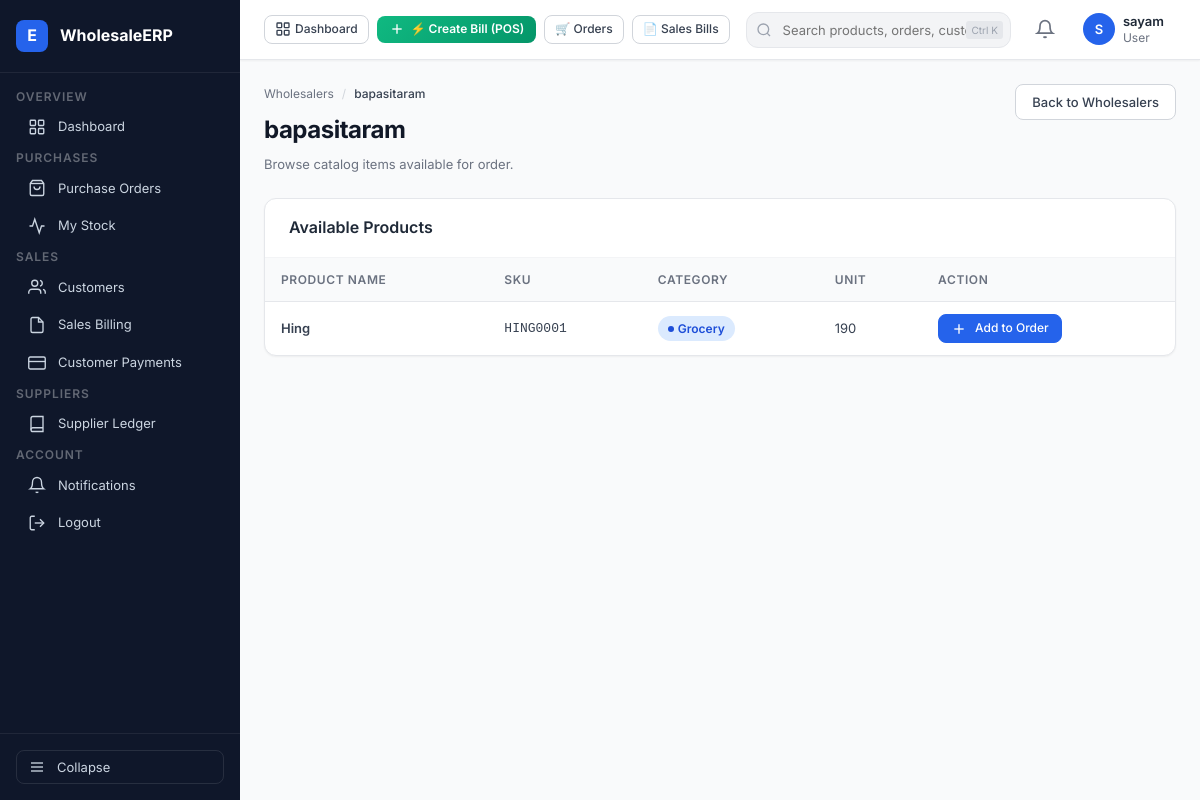
Page /orders/wholesalers/1/products/ (signed in) on the committed database.
### accounts/models.py (models this page shows, shortened)
class WholesalerProfile(models.Model):
    user = models.OneToOneField(User, on_delete=models.CASCADE, related_name="wholesaler_profile")
    business_name = models.CharField(max_length=200)
    phone = models.CharField(max_length=15)
    gst_number = models.CharField(max_length=15, blank=True, null=True)
    address = models.TextField()
    city = models.CharField(max_length=100)
    state = models.CharField(max_length=100)
    pincode = models.CharField(max_length=10)
    retailers = models.ManyToManyField("RetailerProfile",related_name="wholesalers",blank=True)
    created_at = models.DateTimeField(auto_now_add=True)

### products/models.py (models this page shows, shortened)
class Product(models.Model):
    wholesaler = models.ForeignKey(
        WholesalerProfile,
        on_delete=models.CASCADE,
        related_name="products"
    )
    name = models.CharField(max_length=200)
    sku = models.CharField(max_length=100)
    category = models.CharField(max_length=100)
    unit = models.CharField(max_length=50)
    gst_rate = models.DecimalField(max_digits=5, decimal_places=2, default=5.00)
    description = models.TextField(blank=True)
    created_at = models.DateTimeField(auto_now_add=True)

### orders/views.py (the view)
@login_required
def wholesaler_products(request, wholesaler_id):
    retailer = request.user.retailer_profile
    wholesaler = get_object_or_404(
        WholesalerProfile,
        id = wholesaler_id,
        retailers = retailer
    )
    products = Product.objects.filter(
        wholesaler = wholesaler
    )
    return render(
        request,
        "orders/wholesaler_products.html",
        {
            "wholesaler": wholesaler,
            "products": products,
        }
    )

### templates/orders/wholesaler_products.html (shortened to what this page needs)
{% extends 'base.html' %}
{% block content %}
<div class="page-header">
  <div class="page-header-left">
    <div class="breadcrumb">
      <a href="{% url 'wholesaler_list' %}">Wholesalers</a>
      <span>/</span>
      <span class="current">{{ wholesaler.business_name }}</span>
    </div>
    <h1 class="page-title">{{ wholesaler.business_name }}</h1>
    <p class="page-subtitle">Browse catalog items available for order.</p>
  </div>
  <div class="page-actions">
    <a href="{% url 'wholesaler_list' %}" class="btn btn-secondary">Back to Wholesalers</a>
  </div>
</div>
<div class="card">
  <div class="card-header">
    <span class="card-title">Available Products</span>
  </div>
  <div class="table-wrap">
    <table class="table">
      <thead>
        <tr>
          <th>Product Name</th>
          <th>SKU</th>
          <th>Category</th>
          <th>Unit</th>
          <th>Action</th>
        </tr>
      </thead>
      <tbody>
        {% for product in products %}
        <tr>
          <td class="text-bold">{{ product.name }}</td>
          <td><code>{{ product.sku }}</code></td>
          <td><span class="badge badge-blue">{{ product.category|default:"General" }}</span></td>
          <td>{{ product.unit|default:"Pcs" }}</td>
          <td>
            <a href="{% url 'create_order' wholesaler.id product.id %}" class="btn btn-primary btn-sm">
              <svg viewBox="0 0 24 24" fill="none" stroke="currentColor" stroke-width="2" width="14" height="14"><line x1="12" y1="5" x2="12" y2="19"/><line x1="5" y1="12" x2="19" y2="12"/></svg>
              Add to Order
            </a>
          </td>
        </tr>
        {% empty %}
        <tr>
          <td colspan="5" class="text-center text-muted" style="padding: 32px;">This wholesaler currently has no products listed.</td>
        </tr>
        {% endfor %}
      </tbody>
    </table>
  </div>
</div>
{% endblock %}

### templates/base.html (shortened to what this page needs)
{% load static %}
<!DOCTYPE html>
<html lang="en">
<head>
  <link rel="stylesheet" href="{% static 'css/styles.css' %}">
</head>
<body>
<div class="app-shell">
  <aside class="sidebar" id="sidebar">
    <a href="{% url 'dashboard' %}" class="sidebar-logo" style="text-decoration: none;">
      <div class="logo-icon">E</div>
      <span class="logo-text">WholesaleERP</span>
    </a>
    <nav class="sidebar-nav">
      {% if request.user.is_authenticated %}
        {% if user_role == 'WHOLESALER' or request.user.wholesaler_profile %}
          <span class="nav-section-label">Overview</span>
          <a href="{% url 'dashboard' %}" class="nav-item" data-href="/accounts/dashboard/">
            <svg viewBox="0 0 24 24" fill="none" stroke="currentColor" stroke-width="1.8">
              <rect x="3" y="3" width="7" height="7" rx="1"/><rect x="14" y="3" width="7" height="7" rx="1"/>
              <rect x="3" y="14" width="7" height="7" rx="1"/><rect x="14" y="14" width="7" height="7" rx="1"/>
            </svg>
            <span class="nav-label">Dashboard</span>
          </a>
          <span class="nav-section-label">Operations</span>
          <a href="{% url 'wholesaler_orders' %}" class="nav-item" data-href="/orders/wholesaler/">
            <svg viewBox="0 0 24 24" fill="none" stroke="currentColor" stroke-width="1.8">
              <path d="M16 4h2a2 2 0 0 1 2 2v14a2 2 0 0 1-2 2H6a2 2 0 0 1-2-2V6a2 2 0 0 1 2-2h2"/>
              <path d="M15 2H9a1 1 0 0 0-1 1v2a1 1 0 0 0 1 1h6a1 1 0 0 0 1-1V3a1 1 0 0 0-1-1z"/>
            </svg>
            <span class="nav-label">Orders</span>
            {% if pending_orders_count %}<span class="nav-badge">{{ pending_orders_count }}</span>{% endif %}
          </a>
          <a href="{% url 'invoice_list' %}" class="nav-item" data-href="/billing/">
            <svg viewBox="0 0 24 24" fill="none" stroke="currentColor" stroke-width="1.8">
              <path d="M14 2H6a2 2 0 0 0-2 2v16a2 2 0 0 0 2 2h12a2 2 0 0 0 2-2V8z"/>
              <polyline points="14 2 14 8 20 8"/>
              <line x1="16" y1="13" x2="8" y2="13"/><line x1="16" y1="17" x2="8" y2="17"/>
            </svg>
            <span class="nav-label">Billing</span>
          </a>
          <a href="{% url 'payment_list' %}" class="nav-item" data-href="/payments/">
            <svg viewBox="0 0 24 24" fill="none" stroke="currentColor" stroke-width="1.8">
              <rect x="1" y="4" width="22" height="16" rx="2" ry="2"/>
              <line x1="1" y1="10" x2="23" y2="10"/>
            </svg>
            <span class="nav-label">Payments</span>
          </a>
          <span class="nav-section-label">Inventory</span>
          <a href="{% url 'product_list' %}" class="nav-item" data-href="/products/">
            <svg viewBox="0 0 24 24" fill="none" stroke="currentColor" stroke-width="1.8">
              <path d="M21 16V8a2 2 0 0 0-1-1.73l-7-4a2 2 0 0 0-2 0l-7 4A2 2 0 0 0 3 8v8a2 2 0 0 0 1 1.73l7 4a2 2 0 0 0 2 0l7-4A2 2 0 0 0 21 16z"/>
            </svg>
            <span class="nav-label">Products</span>
          </a>
          <a href="{% url 'stock_list' %}" class="nav-item" data-href="/products/stock/">
            <svg viewBox="0 0 24 24" fill="none" stroke="currentColor" stroke-width="1.8">
              <polyline points="22 12 18 12 15 21 9 3 6 12 2 12"/>
            </svg>
            <span class="nav-label">Inventory</span>
            {% if low_stock_count %}<span class="nav-badge">{{ low_stock_count }}</span>{% endif %}
          </a>
          <span class="nav-section-label">Business</span>
          <a href="{% url 'retailer_list' %}" class="nav-item" data-href="/accounts/retailers/">
            <svg viewBox="0 0 24 24" fill="none" stroke="currentColor" stroke-width="1.8">
              <path d="M17 21v-2a4 4 0 0 0-4-4H5a4 4 0 0 0-4 4v2"/>
              <circle cx="9" cy="7" r="4"/>
              <path d="M23 21v-2a4 4 0 0 0-3-3.87"/><path d="M16 3.13a4 4 0 0 1 0 7.75"/>
            </svg>
            <span class="nav-label">Retailers</span>
          </a>
          <a href="{% url 'payment_ledger' %}" class="nav-item">
            <svg viewBox="0 0 24 24" fill="none" stroke="currentColor" stroke-width="1.8">
              <path d="M4 19.5A2.5 2.5 0 0 1 6.5 17H20"/><path d="M6.5 2H20v20H6.5A2.5 2.5 0 0 1 4 19.5v-15A2.5 2.5 0 0 1 6.5 2z"/>
            </svg>
            <span class="nav-label">Ledger</span>
          </a>
          <a href="{% url 'shipment_list' %}" class="nav-item">
            <svg viewBox="0 0 24 24" fill="none" stroke="currentColor" stroke-width="1.8">
              <rect x="1" y="3" width="15" height="13" rx="1"/>
              <path d="M16 8h4l3 3v5h-7V8z"/><circle cx="5.5" cy="18.5" r="2.5"/><circle cx="18.5" cy="18.5" r="2.5"/>
            </svg>
            <span class="nav-label">Shipments</span>
          </a>
        {% elif user_role == 'RETAILER' or request.user.retailer_profile %}
          <span class="nav-section-label">Overview</span>
          <a href="{% url 'dashboard' %}" class="nav-item" data-href="/accounts/dashboard/">
            <svg viewBox="0 0 24 24" fill="none" stroke="currentColor" stroke-width="1.8">
              <rect x="3" y="3" width="7" height="7" rx="1"/><rect x="14" y="3" width="7" height="7" rx="1"/>
              <rect x="3" y="14" width="7" height="7" rx="1"/><rect x="14" y="14" width="7" height="7" rx="1"/>
            </svg>
            <span class="nav-label">Dashboard</span>
          </a>
          <span class="nav-section-label">Purchases</span>
          <a href="{% url 'retailer_orders' %}" class="nav-item" data-href="/orders/retailer/">
            <svg viewBox="0 0 24 24" fill="none" stroke="currentColor" stroke-width="1.8">
              <path d="M6 2 3 6v14a2 2 0 0 0 2 2h14a2 2 0 0 0 2-2V6l-3-4z"/><line x1="3" y1="6" x2="21" y2="6"/>
              <path d="M16 10a4 4 0 0 1-8 0"/>
            </svg>
            <span class="nav-label">Purchase Orders</span>
          </a>
          <a href="{% url 'retailer_stock_list' %}" class="nav-item">
            <svg viewBox="0 0 24 24" fill="none" stroke="currentColor" stroke-width="1.8">
              <polyline points="22 12 18 12 15 21 9 3 6 12 2 12"/>
            </svg>
            <span class="nav-label">My Stock</span>
          </a>
          <span class="nav-section-label">Sales</span>
          <a href="{% url 'customer_list' %}" class="nav-item">
            <svg viewBox="0 0 24 24" fill="none" stroke="currentColor" stroke-width="1.8">
              <path d="M17 21v-2a4 4 0 0 0-4-4H5a4 4 0 0 0-4 4v2"/><circle cx="9" cy="7" r="4"/>
              <path d="M23 21v-2a4 4 0 0 0-3-3.87"/><path d="M16 3.13a4 4 0 0 1 0 7.75"/>
            </svg>
            <span class="nav-label">Customers</span>
          </a>
          <a href="{% url 'customer_invoices' %}" class="nav-item">
            <svg viewBox="0 0 24 24" fill="none" stroke="currentColor" stroke-width="1.8">
              <path d="M14 2H6a2 2 0 0 0-2 2v16a2 2 0 0 0 2 2h12a2 2 0 0 0 2-2V8z"/>
              <polyline points="14 2 14 8 20 8"/>
            </svg>
            <span class="nav-label">Sales Billing</span>
          </a>
          <a href="{% url 'customer_payments' %}" class="nav-item">
            <svg viewBox="0 0 24 24" fill="none" stroke="currentColor" stroke-width="1.8">
              <rect x="1" y="4" width="22" height="16" rx="2" ry="2"/><line x1="1" y1="10" x2="23" y2="10"/>
            </svg>
            <span class="nav-label">Customer Payments</span>
          </a>
          <span class="nav-section-label">Suppliers</span>
          <a href="{% url 'invoice_list' %}" class="nav-item">
            <svg viewBox="0 0 24 24" fill="none" stroke="currentColor" stroke-width="1.8">
              <path d="M4 19.5A2.5 2.5 0 0 1 6.5 17H20"/><path d="M6.5 2H20v20H6.5A2.5 2.5 0 0 1 4 19.5v-15A2.5 2.5 0 0 1 6.5 2z"/>
            </svg>
            <span class="nav-label">Supplier Ledger</span>
          </a>
        {% endif %}
        <span class="nav-section-label">Account</span>
        <a href="{% url 'notifications' %}" class="nav-item">
          <svg viewBox="0 0 24 24" fill="none" stroke="currentColor" stroke-width="1.8">
            <path d="M18 8A6 6 0 0 0 6 8c0 7-3 9-3 9h18s-3-2-3-9"/><path d="M13.73 21a2 2 0 0 1-3.46 0"/>
          </svg>
          <span class="nav-label">Notifications</span>
        </a>
        <a href="{% url 'logout' %}" class="nav-item" data-href="/logout/" data-confirm="Are you sure you want to logout?">
          <svg viewBox="0 0 24 24" fill="none" stroke="currentColor" stroke-width="1.8">
            <path d="M9 21H5a2 2 0 0 1-2-2V5a2 2 0 0 1 2-2h4"/>
            <polyline points="16 17 21 12 16 7"/><line x1="21" y1="12" x2="9" y2="12"/>
          </svg>
          <span class="nav-label">Logout</span>
        </a>
      {% endif %}
    </nav>
    <div class="sidebar-footer">
      <button class="sidebar-toggle-btn" id="sidebarToggleBtn" title="Collapse sidebar">
        <svg viewBox="0 0 24 24" width="16" height="16" fill="none" stroke="currentColor" stroke-width="2">
          <line x1="3" y1="12" x2="21" y2="12"/><line x1="3" y1="6" x2="21" y2="6"/><line x1="3" y1="18" x2="21" y2="18"/>
        </svg>
        <span>Collapse</span>
      </button>
    </div>
  </aside>
  <div class="main-area" id="mainArea">
    <header class="topbar">
      <div class="topbar-quick-actions" style="display: flex; align-items: center; gap: 8px;">
        <a href="{% url 'dashboard' %}" class="btn btn-secondary btn-sm" style="font-size: 12px; padding: 5px 10px; display: flex; align-items: center; gap: 4px;">
          <svg viewBox="0 0 24 24" width="14" height="14" fill="none" stroke="currentColor" stroke-width="2"><rect x="3" y="3" width="7" height="7" rx="1"/><rect x="14" y="3" width="7" height="7" rx="1"/><rect x="3" y="14" width="7" height="7" rx="1"/><rect x="14" y="14" width="7" height="7" rx="1"/></svg>
          Dashboard
        </a>
        {% if request.user.retailer_profile or user_role == 'RETAILER' %}
          <a href="{% url 'create_customer_invoice' %}" class="btn btn-primary btn-sm" style="background: linear-gradient(135deg, #10b981 0%, #059669 100%); border: none; font-weight: 600; padding: 5px 12px; gap: 6px; font-size: 12px;">
            <svg viewBox="0 0 24 24" fill="none" stroke="currentColor" stroke-width="2" width="14" height="14"><line x1="12" y1="5" x2="12" y2="19"/><line x1="5" y1="12" x2="19" y2="12"/></svg>
            ⚡ Create Bill (POS)
          </a>
          <a href="{% url 'retailer_orders' %}" class="btn btn-secondary btn-sm" style="font-size: 12px; padding: 5px 10px;">
            🛒 Orders
          </a>
          <a href="{% url 'customer_invoices' %}" class="btn btn-secondary btn-sm" style="font-size: 12px; padding: 5px 10px;">
            📄 Sales Bills
          </a>
        {% endif %}
      </div>
      <div class="topbar-search">
        <svg class="search-icon" viewBox="0 0 24 24" fill="none" stroke="currentColor" stroke-width="2">
          <circle cx="11" cy="11" r="8"/><line x1="21" y1="21" x2="16.65" y2="16.65"/>
        </svg>
        <input type="text" placeholder="Search products, orders, customers..." aria-label="Global search">
        <span class="search-shortcut">Ctrl K</span>
      </div>
      <div class="topbar-actions">
        <div style="position:relative;">
          <button class="topbar-icon-btn" id="notifBtn" aria-label="Notifications">
            <svg viewBox="0 0 24 24" width="20" height="20" fill="none" stroke="currentColor" stroke-width="2">
              <path d="M18 8A6 6 0 0 0 6 8c0 7-3 9-3 9h18s-3-2-3-9"/>
              <path d="M13.73 21a2 2 0 0 1-3.46 0"/>
            </svg>
          </button>
        </div>
        <div class="topbar-user">
          <div class="avatar">
            {{ request.user.first_name|first|default:request.user.username|first|upper }}
          </div>
          <div class="user-info">
            <div class="user-name">
              {% if request.user.first_name %}{{ request.user.get_full_name }}{% else %}{{ request.user.username }}{% endif %}
            </div>
            <div class="user-role">{{ user_role|default:"User"|title }}</div>
          </div>
        </div>
      </div>
    </header>
    <main class="page-content">
      {% block content %}{% endblock %}
    </main>
  </div>
</div>
</body>
</html>

### rows in the picture
WholesalerProfile: business_name "bapasitaram"
Product: name "Hing", sku "HING0001", category "Grocery", unit "190"

### other values in the picture
{{ request.user.username }} "sayam"
{{ user_role|default:"User"|title }} "User"
